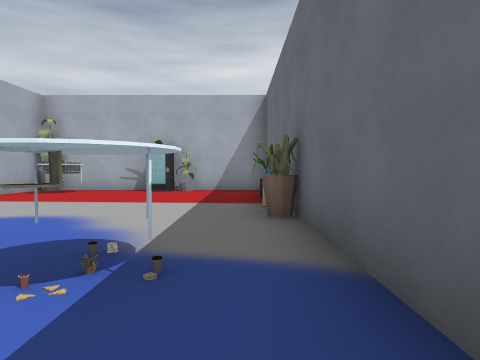
[1] (above)

24 first-person views from a walk through a Godot game level. The camera is 1.4 m above the floor, tilts 2° down and sees 75° across. The floor is counted in squares, 2.4 m on a side. Each view is taken from the middle of a square. On the plan, view 1 faces up. The plan holds only what a view shows up to about 9 squares ahead; the rest is blank. Some surface patterns are stand-ins.

[2]
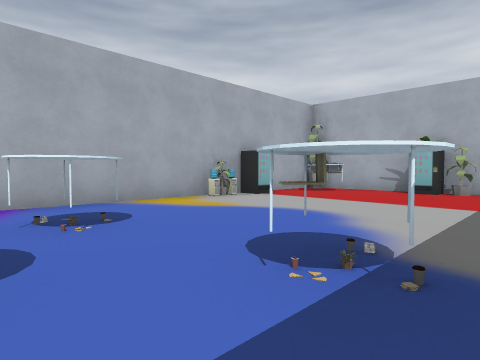

[3]
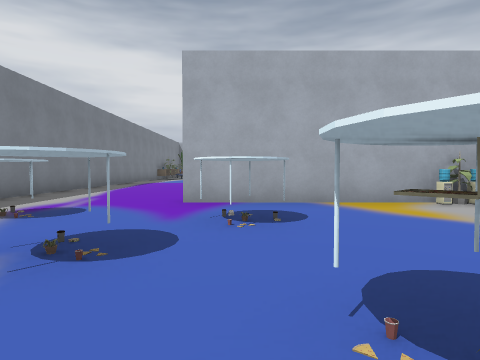

[4]
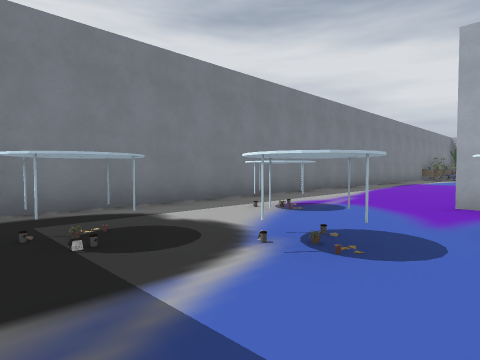

[5]
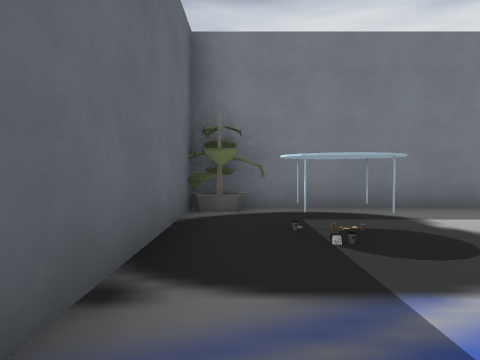

[6]
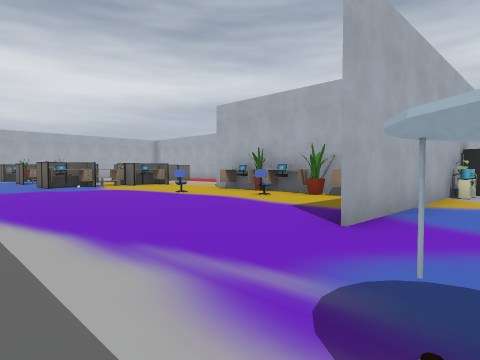

[7]
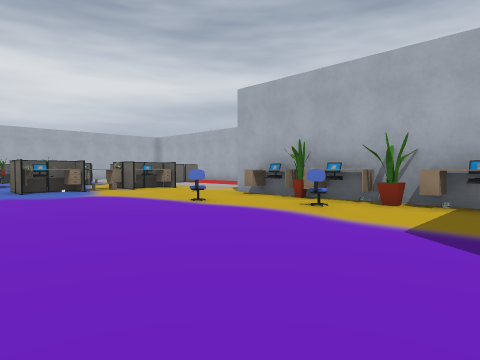

[8]
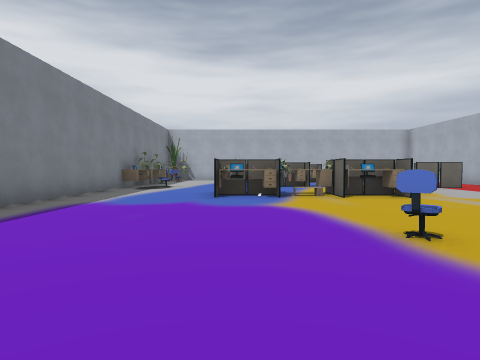

[9]
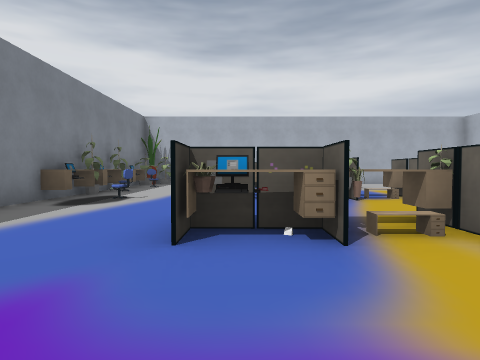

[10]
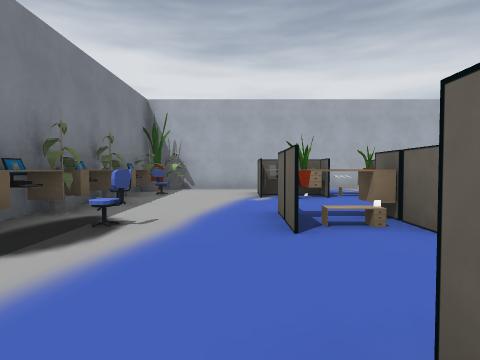

[11]
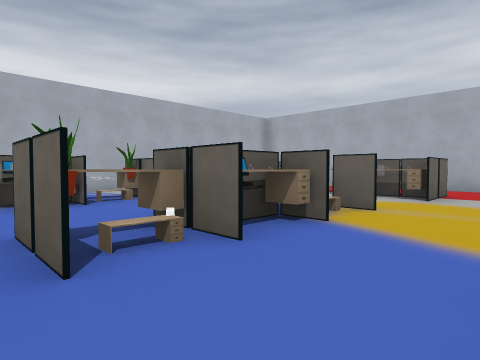

[12]
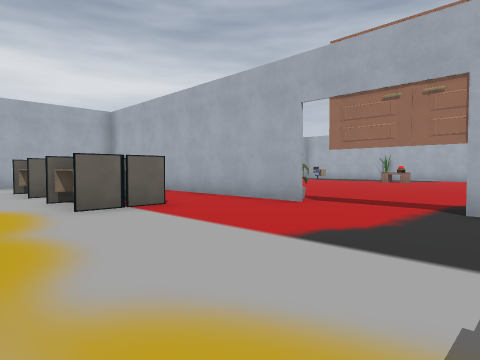

[13]
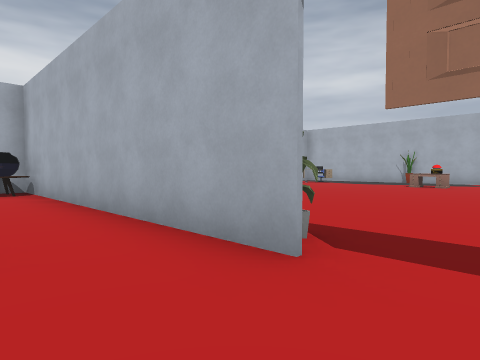

[14]
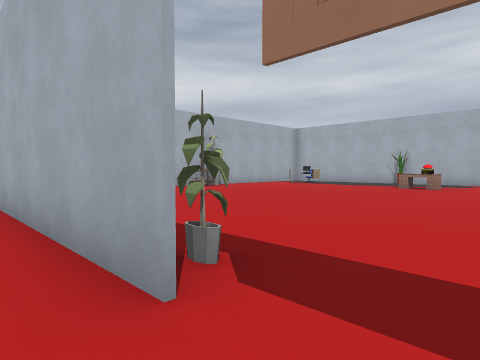

[15]
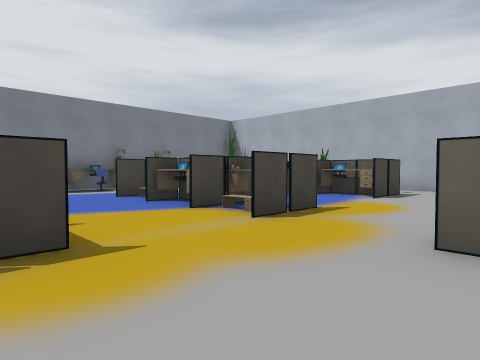

[16]
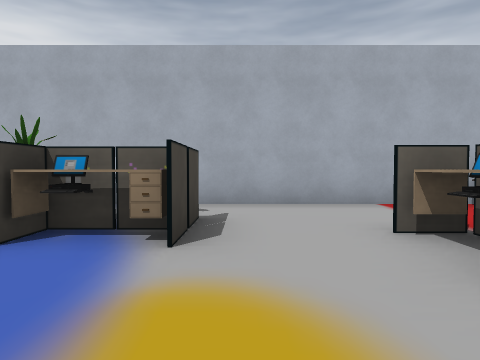

[17]
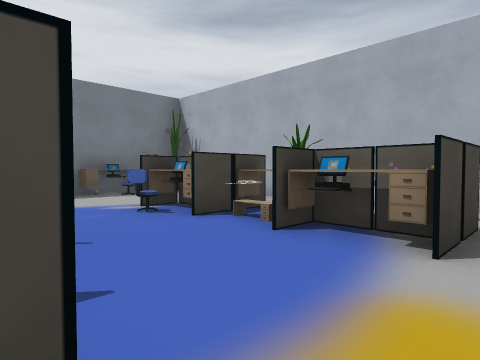

[18]
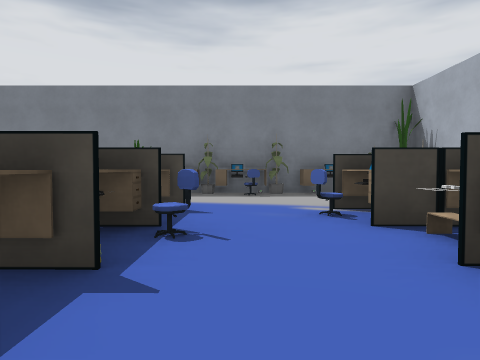

[19]
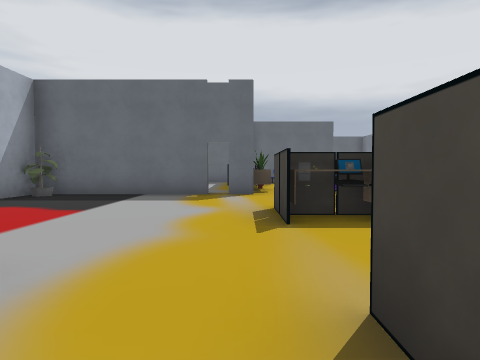

[20]
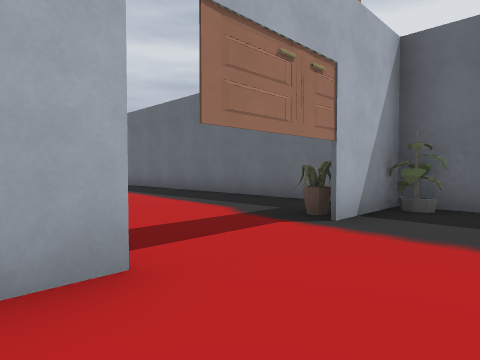

[21]
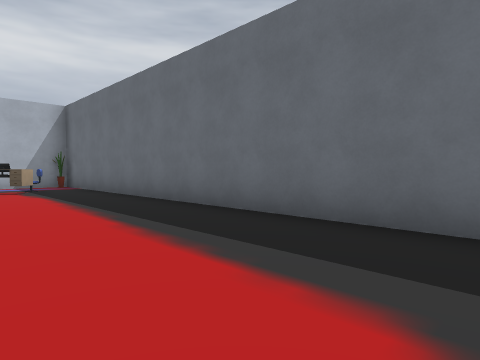

[22]
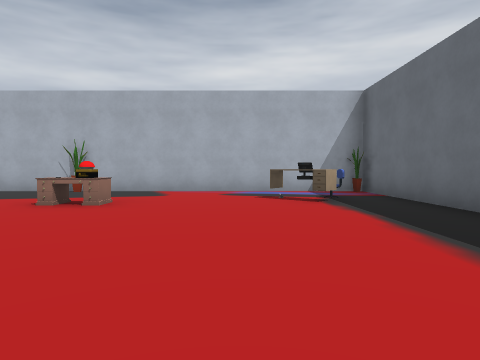

[23]
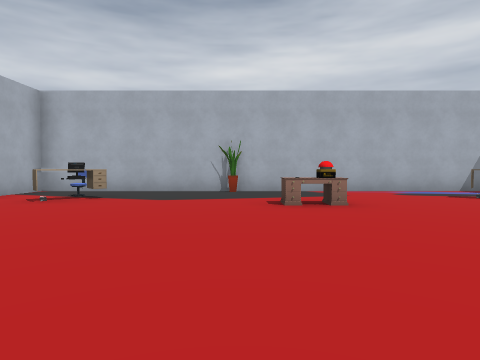

[24]
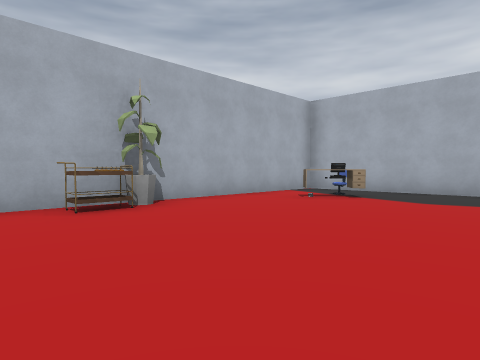

### Floor plan
Points are (right, up) in squares from view 1. A wall is a line through its corners. A room is listed if a view was taken in it or the views show most of it. See-through windows are left out.
Room 1 (views 1, 2, 3, 4, 5, 6, 7, 8, 9, 10, 11, 12, 13, 14, 15, 16, 17, 18, 19, 20)
walls: (-11.8, 4.6) (-11.8, 6.5); (-8.4, 3.7) (-11.8, 3.7) (-11.8, 4.3); (-17.7, 3.4) (-18.5, 3.5) (-17.7, 3.5); (-9, -3.7) (0.7, -3.7) (0.7, 4.6); (-11.8, 8.7) (-13.8, 8.7); (-18.4, 6.1) (-18.9, 6.1); (-16.1, 8.7) (-24.2, 8.7); (-17.5, -3.7) (-12.8, -3.7); (-4.9, 6.1) (-4.9, 5.5) (-5.5, 5.5) (-5.5, 0); (-19, 6.9) (-19, 5.4); (-22.8, 0.8) (-21.3, 0.8) (-22, 0.8); (-2.5, 8.7) (-5.5, 8.7); (-23.6, -3.7) (-20.4, -3.7); (-24.2, 6.6) (-24.2, 1.8); (0.8, 8.7) (-1.8, 8.7) (-1.8, 8.1) (-2.4, 8.1)
ways out: opening at (-24, 9) to room 2; opening at (-15, 8.7) to room 2
objects: plant (-24, -3); chair (-23, -3); plant (-23, -2); plant (-23, 2); table (-23, 8); desk (-22, -3); computer (-22, 0); desk (-22, 2); desk (-22, 3); computer (-22, 6); chair (-21, -3); plant (-21, -2); chair (-21, 0); desk (-21, 6); other object (-20, -4); desk (-20, -3); plant (-20, 0); chair (-20, 1); other object (-20, 2); computer (-19, -4) to (-18, -4); plant (-19, -3); desk (-19, 0); desk (-19, 1); other object (-19, 2); desk (-19, 3); desk (-18, -3); chair (-18, -2); other object (-18, 0); computer (-18, 1); desk (-18, 2); desk (-18, 6); computer (-16, 0); computer (-16, 3); desk (-15, 0); plant (-15, 1); plant (-15, 2); desk (-15, 3); plant (-14, 0); other object (-14, 1); computer (-14, 3); plant (-12, 8); chair (-11, 2); desk (-11, 3); plant (-10, 2); other object (-10, 3); chair (-9, 2); computer (-9, 3); plant (-8, 2); desk (-8, 3); computer (-7, 3); desk (-6, 3); other object (-5, 4); other object (-5, 5); table (-5, 7) to (-4, 8); plant (-5, 8); table (-4, -2); table (-4, 1) to (-3, 1); plant (-4, 5); table (-2, 0); table (-1, -2); table (-1, 2); plant (-1, 4); other object (-1, 5); plant (-1, 8); plant (0, -3); other object (0, 4); other object (0, 5)
Room 2 (views 21, 22, 23, 24)
walls: (-11.8, 8.4) (-11.8, 21.2) (-24.2, 21.2) (-24.2, 13.6)
ways out: opening at (-24, 9) to room 1; opening at (-15, 8.7) to room 1
objects: plant (-23, 16); computer (-23, 19); desk (-22, 19); chair (-22, 20); plant (-19, 21); desk (-18, 18); computer (-14, 19); other object (-13, 19); plant (-12, 21)

Where each view was taken, in squares from view 1:
view 1: 0 up, 0 right, facing up
view 2: 0 up, 0 right, facing up-left
view 3: 1 up, 0 right, facing left
view 4: 1 up, 0 right, facing down-left
view 5: 1 up, 0 right, facing down
view 6: 3 down, 4 left, facing up-left
view 7: 2 down, 6 left, facing up-left
view 8: 0 up, 8 left, facing left
view 9: 0 up, 12 left, facing left
view 10: 1 down, 15 left, facing left
view 11: 1 down, 16 left, facing up-left
view 12: 4 up, 13 left, facing up-left
view 13: 7 up, 15 left, facing up-left
view 14: 8 up, 15 left, facing up-left
view 15: 6 up, 15 left, facing down-left
view 16: 4 up, 19 left, facing left
view 17: 4 up, 19 left, facing down-left
view 18: 4 up, 20 left, facing down
view 19: 4 up, 19 left, facing right
view 20: 7 up, 17 left, facing up-right
view 21: 10 up, 15 left, facing up-right
view 22: 13 up, 15 left, facing up
view 23: 13 up, 19 left, facing up
view 24: 13 up, 19 left, facing up-left
